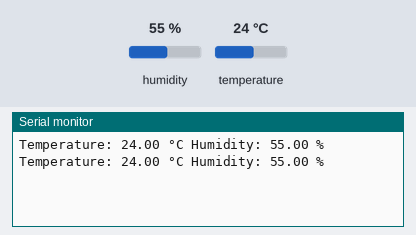
Bench run of a sketch on a simulated Arduino Uno, built with avr-gcc and run on an emulated ATmega328P. Parts: the last lines printed to the serial monitor. Inputs (shaded band) come from the test bench; at power-on: humidity 55 %, temperature 24 °C.

Above: at 2.8 s.
2.9 s: humidity set to 22 %
At 4.6 s:
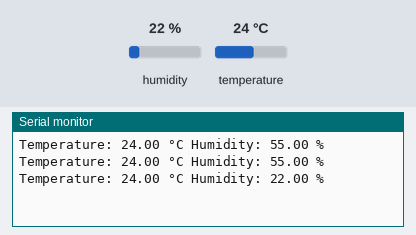
5.6 s: temperature set to 12 °C
At 7.5 s:
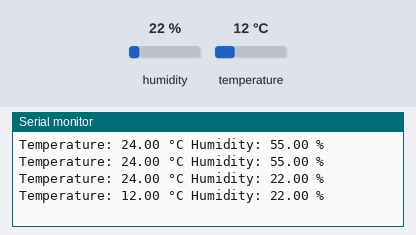
8.3 s: humidity set to 40 %
At 10.9 s:
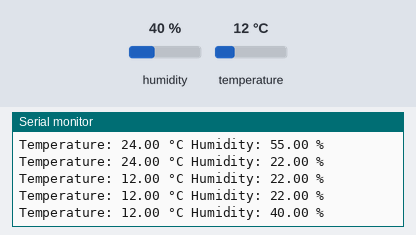
Timing chart, 0 to 12.4 s (numbered marks = the images above; inputs shaded):
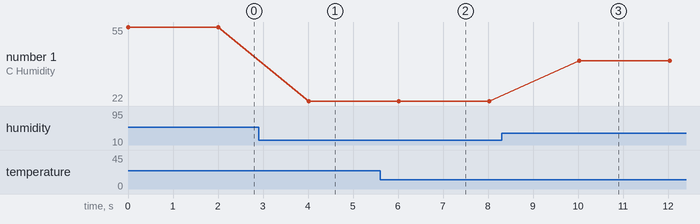

The sketch:

DHT11_With_ESP.ino
```cpp
#include <DHT.h>
#include <DHT_U.h>

#define DHTPIN 4
#define DHTTYPE DHT11
DHT_Unified dht(DHTPIN, DHTTYPE);

void setup() {
  Serial.begin(9600);
  dht.begin();
}

void loop() {
  sensors_event_t event;
  dht.temperature().getEvent(&event);
  float temperature = event.temperature;
  dht.humidity().getEvent(&event);
  float humidity = event.relative_humidity;

  Serial.print("Temperature: ");
  Serial.print(temperature);
  Serial.print(" °C");
  Serial.print(" Humidity: ");
  Serial.print(humidity);
  Serial.println(" %");

  delay(2000);
}
```

Measured:
- after the input at 2.9 s, the serial monitor: prints a new line after 1.1 s (image 1)
- after the input at 5.6 s, the serial monitor: prints a new line after 0.42 s (image 2)
- after the input at 8.3 s, the serial monitor: prints a new line after 1.7 s (image 3)
- plotted number 1: 55 → 22 after the input at 2.9 s, 22 → 40 after the input at 8.3 s
